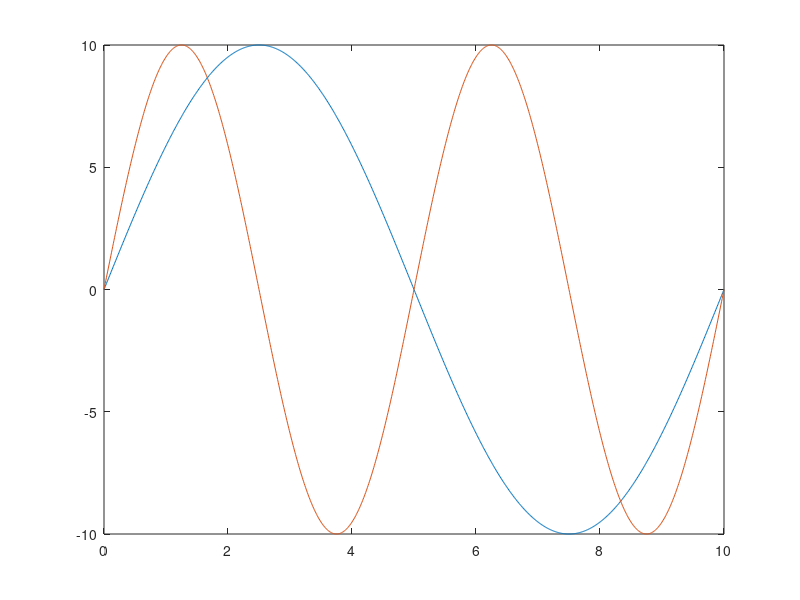

This chart was generated by the following MATLAB code:
clear; 
close all ; 

ts = 0.01 ; % 10 ms 
t = 0:ts:10; 
y1 = 10 * sin( 2 * pi * 0.1 * t);
y2 = 10 * sin( 2 * pi * 0.2 * t);
plot(t, y1);
hold on;
plot(t, y2) 
hold off ; 

dlmwrite('sinewave.txt', [t; y1; y2]')